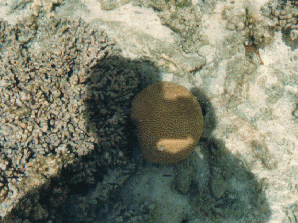
#> input picture shadow.tif, 298 x 223 px
$ python 05b_mle_cameraman.py
#> lines starting #> are read from the running program, lines starting #| are printed output that depends on the picture
import cv2
import numpy as np
import matplotlib.pyplot as plt
import scipy.stats as stats

# Read the image
image_path = './shadow.tif'
image = cv2.imread(image_path)
#> image is the input picture: shape (223, 298, 3); mean B, G, R 108.8, 127.4, 125.2

# Convert the image to grayscale and normalize the values
gray_image = cv2.cvtColor(image, cv2.COLOR_BGR2GRAY) / 255
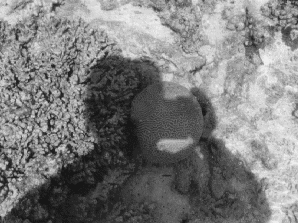
#> gray_image: shape (223, 298) float64; min 0.0863, max 0.937, mean 0.489

# Set the number of iterations
T = 100

# Repeat the grayscale image along the third axis to match the number of iterations
repeated_image = np.repeat(gray_image[:, :, np.newaxis], T, axis=2)

# Generate Poisson random variables
poisson_variables = stats.poisson.rvs(repeated_image)

# Threshold the variables
thresholded_variables = (poisson_variables >= 1).astype(float)

# Estimate the parameter lambda_hat
lambda_hat = -np.log(1 - np.mean(thresholded_variables, axis=2))
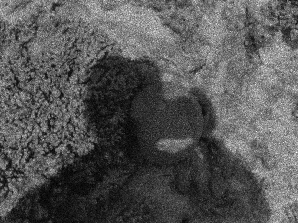
#> lambda_hat: shape (223, 298) float64; min 0.0101, max 1.43, mean 0.492; drawn with min black and max white

# Display the estimated lambda_hat
plt.imshow(lambda_hat, cmap='gray')
#plt.show()
plt.savefig('5b-tif.png')
